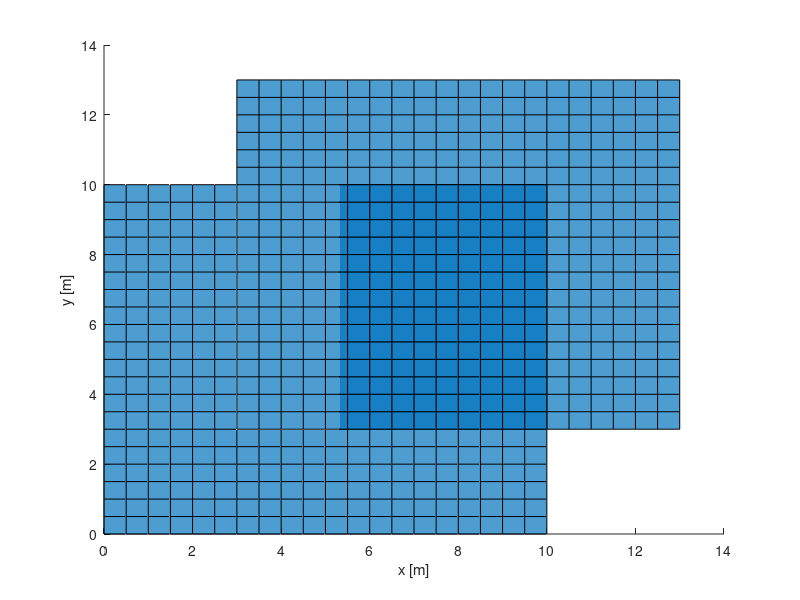

MATLAB code to generate this figure: (Note: this script raises an error after producing the figure.)
%------------ MAIN CODE FOR VIRTUAL WALLS -------------
%% Adding dependencies
%clear
%clc
%Change this command to your repository address. 
folder_model = ['C:\Users\Carolina\Desktop\net_shared\LBR_interface\matlab\Windows\model_urdf'];
folder_functions = ['C:\Users\Carolina\Desktop\net_shared\LBR_interface\matlab\Windows\'];
addpath(folder_model);
addpath(folder_functions);

% Add source directories
fcn_path = genpath('vwall');
addpath(fcn_path);

%% Defining a virtual wall
% Standard Plane plane:
figure 
hold on


[X,Y] = meshgrid(3:0.5:13,3:0.5:13);
[sizeM sizeN] = size(X);
Z = 80*ones(sizeM,sizeN);
flatPlane = surf(X,Y,Z,'FaceAlpha',0.7, 'FaceColor','#0072BD')

% Turned plane:
[X,Y] = meshgrid(0:0.5:10,0:0.5:10);
[sizeM sizeN] = size(X);
m = 15;
n = 0.3;
xcenter = 0; ycenter = 0;
Z = zeros(sizeM,sizeN);

for i=1:sizeM
    for j=1:sizeN
        Z(i,j) = m*(X(i,j)-xcenter) + n;
    end
end
hold on
turnPlane = surf(X,Y,Z,'FaceAlpha',0.7, 'FaceColor','#0072BD')
%'FaceColor' = select color in a hexadecimal value
xlabel('x [m]')
ylabel('y [m]')
zlabel('Potential energy')

%% Only in 2 D (not going well)
% virtual wall 1: y1 = m1*x + n1
x1 = [0:0.001:10];
m1 = 3; n1 = 1;
y1 = m1*x1 + n1*ones(1,length(x1));

% virtual wall 2: y2 = m2*x + n2
x2 = [3:0.001:13];
m2 = 0.5; n2 = 20;
y2 = m2*x1 + n2*ones(1,length(x2));

% tangent circle
r = 15;
y11 = m1*x1 + (n1-r)*ones(1,length(x1));
y22 = m2*x2 + (n2-r)*ones(1,length(x2));
% circle center
 yc = m2*xc + (n2-r);
xcircle = [(xc-r):0.001:(xc+r)];
ycPlus = zeros(1,length(xcircle));
ycMinus = zeros(1,length(xcircle));
for i=1:length(xcircle)
    ycPlus(i) = yc + sqrt(r^2-(xcircle(i)-xc)^2);
    ycMinus(i) = yc - sqrt(r^2-(xcircle(i)-xc)^2);
end

figure
hold on
plot(x1,y1,'-b',x2,y2,'-b')
plot(x1,y11,'-r',x2,y22,'-r',xc,yc,'or')
plot(xcircle,ycPlus,'-r',xcircle,ycMinus,'-r');

%%  dont use this
% virtual wall 1: y1 = m1*x + n1
x1 = [0:0.01:10];
m1 = 3; n1 = 1;
y1 = m1*x1 + n1*ones(1,length(x1));

% virtual wall 2: y2 = m2*x + n2
x2 = [3:0.01:13];
m2 = 0.5; n2 = 20;
y2 = m2*x1 + n2*ones(1,length(x2));

diffY = zeros(length(y1),length(y1));
pos = [];
for i=1:length(diffY)
    for j=1:length(diffY)
        % calculate difference between points
        diffY(i,j) = y1(i)-y2(j);
        % if the point intersects there, save it
        if (diffY(i,j)<=0.001)
            pos = [pos; i j];
        end
    end
    %i; % just to make sure the loop is running properly
end
plot(pos(:,1)', pos(:,2)')
% save('pos_test.mat','pos','diffY','y1','y2','x1','x2')

%% Using splines 
deltaX = 0.001;
x1_init = 0; x1_end = 10;
x1 = [x1_init:deltaX:x1_end];
m1 = 3; n1 = 1;
y1 = m1*x1 + n1*ones(1,length(x1));

% virtual wall 2: y2 = m2*x + n2
x2_init = 3; x2_end = 13;
x2 = [x2_init:deltaX:x2_end];
m2 = 0.5; n2 = 20;
y2 = m2*x2 + n2*ones(1,length(x2));

xc = (n2-n1)/(m1-m2);
yc2 = m1*xc + n1;
yc1 = m2*xc + n2;

figure
hold on
plot(x1,y1,x2,y2,xc,yc1,'or')

% set a radio and save all the points from r to 2 r?
r = 3;
% find the center, c+r and c+2r positions
posY1_c = 1; posY1_init = 1; posY1_end = 1;
for i=1:length(y1)
    if (abs(y1(i)-yc1)<=0.0001)
        posY1_c = i;
    end
    if (abs(y1(i)-(yc1-r))<= 0.0001)
        posY1_end = i
    end
    if (abs(y1(i)-(yc1-2*r))<= 0.0001)
        posY1_init = i
    end
    if(i == length(y1) && posY1_end == 1)
        posY1_end = i
    end    
end
posY2_c = 1; posY2_init = 1; posY2_end = 1;
for i=1:length(y2)
    if (abs(y2(i)-yc2)<=0.0001)
        posY2_c = i;
    end
    if (abs(y2(i)-(yc2+r))<= 0.0001 && i >= posY2_c)
        posY2_init = i;
    end
    if (abs(y2(i)-(yc2+2*r))<= 0.0001 && i>= posY2_c)
        posY2_end = i;
    end
    if(i == length(y2) && posY2_end == 1)
        posY2_end = i;
    end
end

%Design smooth path
waypointsX = [x1(posY1_init:posY1_end) x2(posY2_init:posY2_end)];
waypointsY = [y1(posY1_init:posY1_end) y2(posY2_init:posY2_end)];
waypoints = [waypointsX' waypointsY'];
plot(x1(posY1_init:posY1_end),y1(posY1_init:posY1_end),'-b')
hold on
plot(x2(posY2_init:posY2_end),y2(posY2_init:posY2_end),'-r')

NSamples = 10;
path  = genCorner(NSamples,waypoints);

plot(path(:,1),path(:,2))
plot(waypoints(:,1),waypoints(:,2))

%% testing
Waypoints = [ 0.50  0.05  0.07; 
              0.40  0.15  0.50; 
              0.35  0.30  0.50 ; 
              0.30  0.40  0.0 ; 
              0.20  0.45  0.20; 
              0.20  0.45  0.50];
NSamples = 10;
path  = genCorner(NSamples,Waypoints);       
plot(Waypoints(:,1),Waypoints(:,2),'-b')
plot(path(:,1),path(:,2),'-r')

%% FINDING THE CLOSEST POINT TO A VIRTUAL CONSTRAINT
xWall = [10; 10; 0.3];
xCenter = [0; 0; 0];
x1 = [3; 3; 0.1];
x2 = [-3; 2; 0.1];
x3 = [-1; -4; 0.1];
x4 = [0.2; -3; 0.1];
vTube_R = 4.5; %m

% Calculate distances 
xtemp_max = 0; xtemp = 0; xmax_acc = 0; x_acc = 0; x1_acc = 0;
for i=1:length(xCenter)
    % rho0
    xtemp_max = (xWall(i)-xCenter(i))^2;
    xmax_acc = xmax_acc + xtemp_max;    
    % rho
    xtemp = (xWall(i)-x(i))^2;
    x_acc = x_acc + xtemp;
    
    % rho1
    xtemp = (x(i)-xCenter(i))^2;
    x1_acc = x1_acc + xtemp;
end

% Calculate angle between center and vc (I)
if(x1(1) == x1(1) && x1(2) == xCenter(2))
    cosC1 = 0;
    senC1 = 0;
else
    cosC1 = (x1(1)-xCenter(1))/sqrt((x1(1)-xCenter(1))^2 + (x1(2)-xCenter(2))^2);
    senC2 = (x1(2)-xCenter(2))/sqrt((x1(1)-xCenter(1))^2 + (x1(2)-xCenter(2))^2);
end
senA1 = (x1(3)-xCenter(3))/sqrt((x1(1)-xCenter(1))^2 + (x1(3)-xCenter(3))^2);
vTube1 = [vTube_R*cosC1; vTube_R*senC2; vTube_R*senA1];

% Calculate angle between center and vc (II)
if(x2(1) == x2(1) && x2(2) == xCenter(2))
    cosC2 = 0;
    senC2 = 0;
else
    cosC2 = (x2(1)-xCenter(1))/sqrt((x2(1)-xCenter(1))^2 + (x2(2)-xCenter(2))^2);
    senC2 = (x2(2)-xCenter(2))/sqrt((x2(1)-xCenter(1))^2 + (x2(2)-xCenter(2))^2);
end
senA2 = (x2(3)-xCenter(3))/sqrt((x2(1)-xCenter(1))^2 + (x2(3)-xCenter(3))^2);
vTube2 = [vTube_R*cosC2; vTube_R*senC2; vTube_R*senA2];

% Calculate angle between center and vc (III)
if(x3(1) == x3(1) && x3(2) == xCenter(2))
    cosC3 = 0;
    senC3 = 0;
else
    cosC3 = (x3(1)-xCenter(1))/sqrt((x3(1)-xCenter(1))^2 + (x3(2)-xCenter(2))^2);
    senC3 = (x3(2)-xCenter(2))/sqrt((x3(1)-xCenter(1))^2 + (x3(2)-xCenter(2))^2);
end
senA3 = (x3(3)-xCenter(3))/sqrt((x3(1)-xCenter(1))^2 + (x3(3)-xCenter(3))^2);
vTube3 = [vTube_R*cosC3; vTube_R*senC3; vTube_R*senA3];

% Calculate angle between center and vc (IV)
if(x4(1) == x4(1) && x4(2) == xCenter(2))
    cosC4 = 0;
    senC4 = 0;
else
    cosC4 = (x4(1)-xCenter(1))/sqrt((x4(1)-xCenter(1))^2 + (x4(2)-xCenter(2))^2);
    senC4 = (x4(2)-xCenter(2))/sqrt((x4(1)-xCenter(1))^2 + (x4(2)-xCenter(2))^2);
end
senA4 = (x4(3)-xCenter(3))/sqrt((x4(1)-xCenter(1))^2 + (x4(3)-xCenter(3))^2);
vTube4 = [vTube_R*cosC4; vTube_R*senC4; vTube_R*senA4];

%vC = 
% tube definitions
x_plot = [(xCenter(1)-vTube_R):0.01:(xCenter(2)+vTube_R)];
y_plot1 = zeros(1,length(x_plot)); y_plot2 =  y_plot1;

for(k=1:length(y_plot1))
    y_plot1(k) = sqrt(vTube_R^2 - (x_plot(k)-xCenter(1))^2 );
    y_plot2(k) = -y_plot1(k);
end

figure
grid on
hold on
plot(x_plot,y_plot1,'-b',x_plot,y_plot2,'-b')

plot(xCenter(1),xCenter(2),'*k')
plot(x1(1),x1(2), '*r',vTube1(1),vTube1(2),'or')
plot(x2(1),x2(2), '*g',vTube2(1),vTube2(2),'og')
plot(x3(1),x3(2), '*c',vTube3(1),vTube3(2),'oc')
plot(x4(1),x4(2), '*m',vTube4(1),vTube4(2),'om')


%% Checking that the Java files work
dataJava = load('javaTube.txt');
xCenter = dataJava(1,1:2);
xPos = dataJava(:,3:4);
xTube = dataJava(:,5:6);

% showing stuff
figure
grid on
hold on
plot(xCenter(1),xCenter(2),'*k',xPos(:,1),xPos(:,2),'-b',xTube(:,1),xTube(:,2),'-r')

% calculating if the circle is correct
mX = []; mTube = [];

for k=1:length(xCenter(:,1))
   mX = [mX; (xPos(1)-xCenter(1))/(xPos(2)-xCenter(2))]; 
   mTube = [mTube; (xTube(1)-xCenter(1))/(xTube(2)-xCenter(2))]; 
   
end

diff = mX - mTube;

max(diff)
% if it shows 0 it means that it is fine

